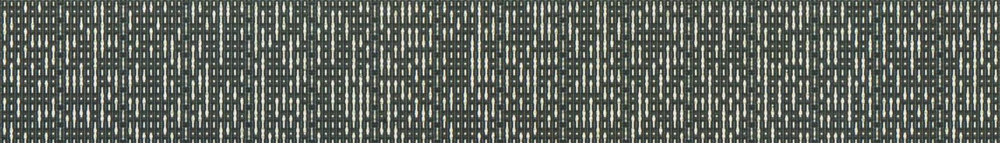
#> input picture images/dmg-cpu-c_rom.png, 1000 x 143 px, shrunk from 1784 x 255 before the run
$ jupyter execute dmg-cpu-c_rom.ipynb   (shell and % lines are left out)
#> lines starting #> are read from the running program, lines starting #| are printed output that depends on the picture; after the words box and inside, x2 and y2 are one past the last pixel; in counts of white or black regions, pixels touching at a corner belong together
[cell 1]
import cv2
import numpy
from matplotlib import pyplot as plt
from scipy import ndimage

[cell 2]
img = cv2.imread('../images/dmg-cpu-c_rom.png')
#> img is the input picture: shape (143, 1000, 3); mean B, G, R 94.5, 101.7, 96.5
img_gray = cv2.cvtColor(img, cv2.COLOR_BGR2GRAY)

[cell 3]
plt.figure()
plt.imshow(img)
plt.title('DMG-CPU-C ROM image')
plt.show()

[cell 4]
# Histogram
hist, bin_edges = numpy.histogram(img_gray, bins=256)
#> hist = 256 values, max 3155 at index 28, min 0 at index 1, mean 558.6; bin_edges = 257 values from 35 to 253

plt.figure()
plt.plot(hist)
plt.title('Full image histogram')
plt.show()
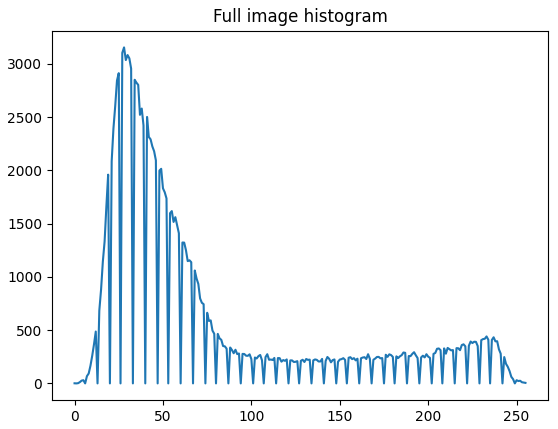
#> figure drawn by matplotlib, 1 panel; curve peaks at x = 28, y = 3155

[cell 5]
# Calculate the threshold value for converting the image to binary

# Split pixels into two clusters using k-means
kmeans_input = numpy.asarray(img_gray, numpy.float32).reshape((-1,1))
criteria = (cv2.TERM_CRITERIA_EPS + cv2.TERM_CRITERIA_MAX_ITER, 10, 1.0)
flags = cv2.KMEANS_RANDOM_CENTERS
_, _, centers = cv2.kmeans(kmeans_input, 2, None, criteria, 10, flags)
#> centers = [73.5, 195.8]

# Use the mid-point between the cluster centers as the threshold value
threshold = int((centers[0]+centers[1])/2)
#> threshold = 134

[cell 6]
# Create a binary image from the grayscale image, using the threshold value
# we just calculated
_, img_binary = cv2.threshold(img_gray, threshold, 255, cv2.THRESH_BINARY)
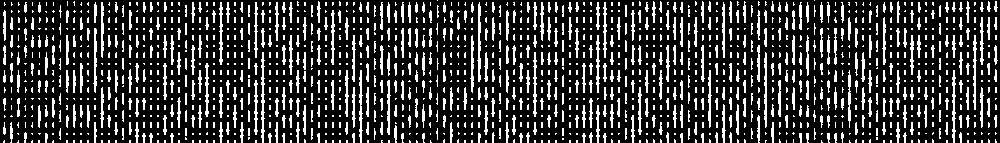
#> img_binary: shape (143, 1000); 21.1% white in thin lines or dots

plt.figure()
plt.imshow(img_binary)
plt.title('Binary image')
plt.show()

[cell 7]
# Create a column projection of the binary image
col_proj = numpy.sum(img_binary, axis=0)
#> col_proj = 1000 values, max 32385 at index 262, min 0 at index 0, mean 7697.7

# Tile the column projection for easier visualization
repeated_cols = numpy.tile(col_proj, (100,1))
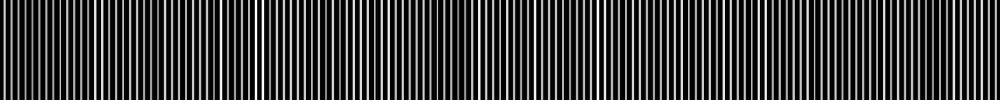
#> repeated_cols: shape (100, 1000) uint64; min 0, max 32385, mean 7697.7; drawn with min black and max white

plt.figure()
plt.imshow(repeated_cols)
plt.title('Column projection, repeated')
plt.show()

[cell 8]
# We want to keep the main structures seen in the image above, but filter out
# noise in between before we continue
filtered_cols = numpy.copy(col_proj)
#> filtered_cols has the same summary as col_proj
filtered_cols[col_proj<numpy.mean(col_proj)] = 0

# Use segmentation to find all "interesting" columns
col_labels, col_num_features = ndimage.label(filtered_cols)
#> col_labels = 1000 values, max 143 at index 995, min 0 at index 0, mean 23.92; col_num_features = 143
col_label_slices = ndimage.find_objects(col_labels)
#> col_label_slices = 143 items

# Center of mass is more robust to noise than just calculating midpoints
col_label_com = numpy.array(
    [int(s.start + ndimage.measurements.center_of_mass(filtered_cols[s.start:s.stop])[0])
    for col_label_slice in col_label_slices for s in col_label_slice])
#> col_label_com = 143 values from 4 to 995

[cell 9]
img_col_lines = numpy.copy(img)
img_col_lines[:,col_label_com] = (255,0,0)
#> img_col_lines: shape (143, 1000, 3); 14.3% of pixels changed, all inside (x1, y1, x2, y2) = (4, 0, 996, 143)

plt.figure()
plt.imshow(img_col_lines)
plt.title('ROM image with column lines')
plt.show()

[cell 10]
# That looks pretty good so far, but we also got some sort of separators or interconnects every 9th column

# They look pretty much the same, so we should be able to identify them based on for example
# a covariance matrix

# Calculate a covariance matrix based on our column candidates
cov_input = img_gray[:, col_label_com]
cov_matrix = numpy.cov(cov_input, rowvar=False)
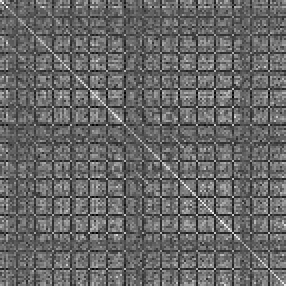
#> cov_matrix: shape (143, 143) float64 (shown 2 times larger); min -2780.7, max 5668.7, mean 663.5; drawn with min black and max white

plt.figure()
plt.imshow(cov_matrix)
plt.title('Covariance matrix')
plt.show()

[cell 11]
# The separator columns are clearly identifiable in the covariance matrix

# Get the indices of all columns in the covariance matrix that sum up
# to negative values
cov_col_projection = numpy.sum(cov_matrix, axis=0)
#> cov_col_projection = 143 values, max 201144.7 at index 48, min -88696.4 at index 62, mean 94876.1
separator_idx = numpy.nonzero(cov_col_projection<0)[0]
#> separator_idx = [8, 17, 26, 35, 44, 53, 62, 71, 80, 89, 98, 107, 116, 125, 134]

# Remove these indices from our column candidates
column_candidates = numpy.delete(col_label_com, separator_idx)
#> column_candidates = 128 values from 4 to 995

[cell 12]
# Redraw the image with column lines
img_col_lines = numpy.copy(img)
img_col_lines[:,column_candidates] = (255,0,0)
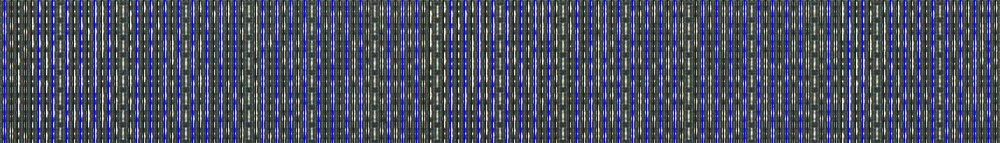
#> img_col_lines: shape (143, 1000, 3); 12.8% of pixels changed, all inside (x1, y1, x2, y2) = (4, 0, 996, 143)

plt.figure()
plt.imshow(img_col_lines)
plt.title('ROM image with column lines')
plt.show()

[cell 13]
# The columns look better now.

# Before we have a look at the rows, let's see what the extracted columns look like.
# Let's just get all the versions, for later
extracted_columns = img[:,column_candidates]
gray_extracted_columns = img_gray[:,column_candidates]
binary_extracted_columns = img_binary[:,column_candidates]
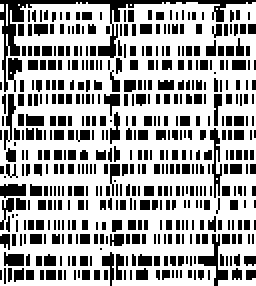
#> binary_extracted_columns: shape (143, 128) (shown 2 times larger); 64.8% white; 477 black regions (394 under 20 px), largest, box (x1, y1, x2, y2) and area: (0, 0, 128, 46) 608, (99, 117, 114, 143) 115, (105, 64, 111, 99) 91

plt.figure()
plt.imshow(extracted_columns)
plt.title('Extracted columns')
plt.show()

[cell 14]
# Okay, so besides a line at the very top the data looks pretty good so far

# What does the covariance matrix look like now?
cov_matrix_after = numpy.cov(gray_extracted_columns, rowvar=False)
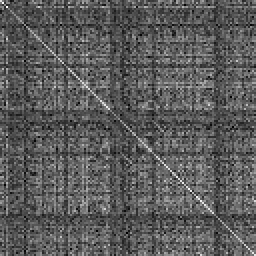
#> cov_matrix_after: shape (128, 128) float64 (shown 2 times larger); min -1636.2, max 5668.7, mean 988.2; drawn with min black and max white

plt.figure()
plt.imshow(cov_matrix_after)
plt.title('Covariance matrix')
plt.show()

[cell 15]
# Looking row-wise at the extracted columns above,
# we see that the interesting rows contain lots of alternating light and dark.

# An easy way to find those sections is to calculate the discrete differences
# along the rows.

# Let's work on the binary version for better contrast

diffed_rows = numpy.diff(binary_extracted_columns)
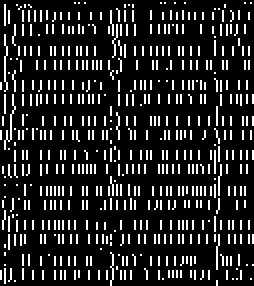
#> diffed_rows: shape (143, 127) (shown 2 times larger); min 0, max 255, mean 38.9

# Calculate the row projections
diffed_rows_sum = numpy.sum(diffed_rows, axis=1)
#> diffed_rows_sum = 143 values, max 9472 at index 93, min 0 at index 0, mean 4946.4

# Filter the same way as we did for the columns
diffed_rows_sum_filtered = numpy.copy(diffed_rows_sum)
#> diffed_rows_sum_filtered has the same summary as diffed_rows_sum
diffed_rows_sum_filtered[diffed_rows_sum<numpy.mean(diffed_rows_sum)] = 0

# Now run label and calculate the centers of mass
row_labels, row_num_features = ndimage.label(diffed_rows_sum_filtered)
#> row_labels = 143 values, max 16 at index 135, min 0 at index 0, mean 4.75; row_num_features = 16
row_label_slices = ndimage.find_objects(row_labels)
#> row_label_slices = 16 items

row_label_com = numpy.array(
    [int(s.start + ndimage.measurements.center_of_mass(diffed_rows_sum_filtered[s.start:s.stop])[0])
    for row_label_slice in row_label_slices for s in row_label_slice])
#> row_label_com = [7, 14, 25, 32, 41, 48, 60, 66, 76, 84, 94, 101, 112, 118, 130, 136]

[cell 16]
# Draw the row lines to see what we have
img_row_lines = numpy.copy(img)
img_row_lines[row_label_com,:] = (255,0,0)
#> img_row_lines: shape (143, 1000, 3); 11.19% of pixels changed, all inside (x1, y1, x2, y2) = (0, 7, 1000, 137)

plt.figure()
plt.imshow(img_row_lines)
plt.title('ROM image with row lines')
plt.show()

[cell 17]
# That looks pretty decent, so no need to get fancy with covariance matrices here
# Next, let's do both columns and rows at the same time

img_grid = numpy.copy(img)
img_grid[:,column_candidates] = (0,255,0)
img_grid[row_label_com,:] = (255,0,0)
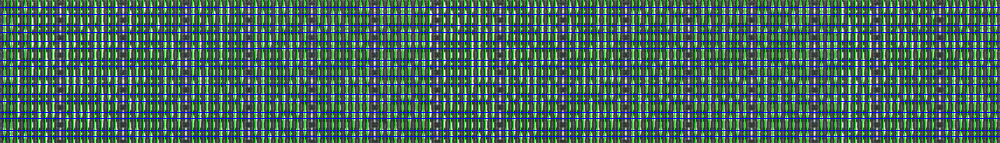
#> img_grid: shape (143, 1000, 3); mean B, G, R 94.7, 100.6, 67.6

plt.figure()
plt.imshow(img_grid)
plt.title('ROM image with grid')
plt.show()

[cell 18]
# Extract the intersections
extracted_data = numpy.copy(img_binary)
extracted_data = extracted_data[:,column_candidates]
extracted_data = extracted_data[row_label_com,:]

extracted_data[extracted_data==255] = 1

plt.figure()
plt.imshow(extracted_data)
plt.title('Extracted data')
plt.show()
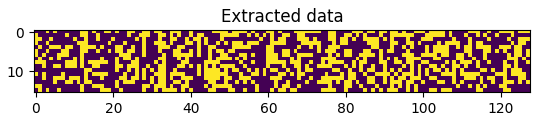
#> figure drawn by matplotlib, 1 panel
